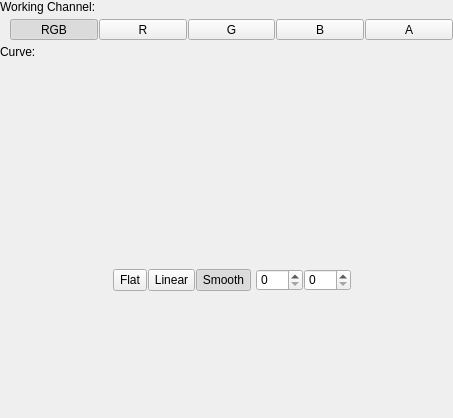
<?xml version="1.0" encoding="UTF-8"?>
<ui version="4.0">
 <class>FilterWidget</class>
 <widget class="QWidget" name="FilterWidget">
  <property name="geometry">
   <rect>
    <x>0</x>
    <y>0</y>
    <width>453</width>
    <height>418</height>
   </rect>
  </property>
  <property name="windowTitle">
   <string>Form</string>
  </property>
  <property name="styleSheet">
   <string notr="true">#mButtonInterpolationModeFlat, #mButtonInterpolationModeLinear, #mButtonInterpolationModeSmooth
{
	padding: 1px;
}</string>
  </property>
  <layout class="QVBoxLayout" name="verticalLayout" stretch="0,0,0,0,1">
   <property name="spacing">
    <number>5</number>
   </property>
   <property name="leftMargin">
    <number>0</number>
   </property>
   <property name="topMargin">
    <number>0</number>
   </property>
   <property name="rightMargin">
    <number>0</number>
   </property>
   <property name="bottomMargin">
    <number>0</number>
   </property>
   <item>
    <widget class="QLabel" name="label">
     <property name="text">
      <string>Working Channel:</string>
     </property>
    </widget>
   </item>
   <item>
    <layout class="QHBoxLayout" name="horizontalLayout">
     <property name="spacing">
      <number>1</number>
     </property>
     <property name="leftMargin">
      <number>10</number>
     </property>
     <item>
      <widget class="QToolButton" name="mButtonWorkingChannelRGB">
       <property name="sizePolicy">
        <sizepolicy hsizetype="Expanding" vsizetype="Fixed">
         <horstretch>0</horstretch>
         <verstretch>0</verstretch>
        </sizepolicy>
       </property>
       <property name="text">
        <string>RGB</string>
       </property>
       <property name="checkable">
        <bool>true</bool>
       </property>
       <property name="checked">
        <bool>true</bool>
       </property>
       <property name="autoExclusive">
        <bool>true</bool>
       </property>
       <property name="class" stdset="0">
        <string>cFlatOptionButton</string>
       </property>
       <attribute name="buttonGroup">
        <string notr="true">buttonGroup</string>
       </attribute>
      </widget>
     </item>
     <item>
      <widget class="QToolButton" name="mButtonWorkingChannelRed">
       <property name="sizePolicy">
        <sizepolicy hsizetype="Expanding" vsizetype="Fixed">
         <horstretch>0</horstretch>
         <verstretch>0</verstretch>
        </sizepolicy>
       </property>
       <property name="text">
        <string>R</string>
       </property>
       <property name="checkable">
        <bool>true</bool>
       </property>
       <property name="autoExclusive">
        <bool>true</bool>
       </property>
       <property name="class" stdset="0">
        <string>cFlatOptionButton</string>
       </property>
       <attribute name="buttonGroup">
        <string notr="true">buttonGroup</string>
       </attribute>
      </widget>
     </item>
     <item>
      <widget class="QToolButton" name="mButtonWorkingChannelGreen">
       <property name="sizePolicy">
        <sizepolicy hsizetype="Expanding" vsizetype="Fixed">
         <horstretch>0</horstretch>
         <verstretch>0</verstretch>
        </sizepolicy>
       </property>
       <property name="text">
        <string>G</string>
       </property>
       <property name="checkable">
        <bool>true</bool>
       </property>
       <property name="autoExclusive">
        <bool>true</bool>
       </property>
       <property name="class" stdset="0">
        <string>cFlatOptionButton</string>
       </property>
       <attribute name="buttonGroup">
        <string notr="true">buttonGroup</string>
       </attribute>
      </widget>
     </item>
     <item>
      <widget class="QToolButton" name="mButtonWorkingChannelBlue">
       <property name="sizePolicy">
        <sizepolicy hsizetype="Expanding" vsizetype="Fixed">
         <horstretch>0</horstretch>
         <verstretch>0</verstretch>
        </sizepolicy>
       </property>
       <property name="text">
        <string>B</string>
       </property>
       <property name="checkable">
        <bool>true</bool>
       </property>
       <property name="autoExclusive">
        <bool>true</bool>
       </property>
       <property name="class" stdset="0">
        <string>cFlatOptionButton</string>
       </property>
       <attribute name="buttonGroup">
        <string notr="true">buttonGroup</string>
       </attribute>
      </widget>
     </item>
     <item>
      <widget class="QToolButton" name="mButtonWorkingChannelAlpha">
       <property name="sizePolicy">
        <sizepolicy hsizetype="Expanding" vsizetype="Fixed">
         <horstretch>0</horstretch>
         <verstretch>0</verstretch>
        </sizepolicy>
       </property>
       <property name="text">
        <string>A</string>
       </property>
       <property name="checkable">
        <bool>true</bool>
       </property>
       <property name="autoExclusive">
        <bool>true</bool>
       </property>
       <property name="class" stdset="0">
        <string>cFlatOptionButton</string>
       </property>
       <attribute name="buttonGroup">
        <string notr="true">buttonGroup</string>
       </attribute>
      </widget>
     </item>
    </layout>
   </item>
   <item>
    <widget class="QLabel" name="label_3">
     <property name="text">
      <string>Curve:</string>
     </property>
    </widget>
   </item>
   <item>
    <layout class="QHBoxLayout" name="horizontalLayout_2">
     <property name="spacing">
      <number>0</number>
     </property>
     <item>
      <spacer name="horizontalSpacer">
       <property name="orientation">
        <enum>Qt::Horizontal</enum>
       </property>
       <property name="sizeHint" stdset="0">
        <size>
         <width>40</width>
         <height>20</height>
        </size>
       </property>
      </spacer>
     </item>
     <item>
      <layout class="QVBoxLayout" name="verticalLayout_2">
       <property name="spacing">
        <number>5</number>
       </property>
       <item>
        <layout class="QHBoxLayout" name="mLayoutCurves">
         <property name="spacing">
          <number>0</number>
         </property>
         <property name="leftMargin">
          <number>10</number>
         </property>
         <item>
          <widget class="anitools::widgets::Curves" name="mWidgetCurves" native="true">
           <property name="minimumSize">
            <size>
             <width>200</width>
             <height>200</height>
            </size>
           </property>
           <property name="maximumSize">
            <size>
             <width>200</width>
             <height>200</height>
            </size>
           </property>
          </widget>
         </item>
        </layout>
       </item>
       <item>
        <layout class="QHBoxLayout" name="horizontalLayout_4" stretch="0,1,0">
         <property name="spacing">
          <number>0</number>
         </property>
         <property name="leftMargin">
          <number>10</number>
         </property>
         <item>
          <layout class="QHBoxLayout" name="horizontalLayout_3">
           <property name="spacing">
            <number>1</number>
           </property>
           <item>
            <widget class="QToolButton" name="mButtonInterpolationModeFlat">
             <property name="sizePolicy">
              <sizepolicy hsizetype="Preferred" vsizetype="Preferred">
               <horstretch>0</horstretch>
               <verstretch>0</verstretch>
              </sizepolicy>
             </property>
             <property name="toolTip">
              <string>Use flat interpolation</string>
             </property>
             <property name="text">
              <string>Flat</string>
             </property>
             <property name="icon">
              <iconset>
               <normaloff>:/anitools/icons/interpolationFlat</normaloff>:/anitools/icons/interpolationFlat</iconset>
             </property>
             <property name="checkable">
              <bool>true</bool>
             </property>
             <property name="autoExclusive">
              <bool>true</bool>
             </property>
             <property name="class" stdset="0">
              <string>cFlatOptionButton</string>
             </property>
             <attribute name="buttonGroup">
              <string notr="true">buttonGroup_2</string>
             </attribute>
            </widget>
           </item>
           <item>
            <widget class="QToolButton" name="mButtonInterpolationModeLinear">
             <property name="sizePolicy">
              <sizepolicy hsizetype="Preferred" vsizetype="Preferred">
               <horstretch>0</horstretch>
               <verstretch>0</verstretch>
              </sizepolicy>
             </property>
             <property name="toolTip">
              <string>Use linear interpolation</string>
             </property>
             <property name="text">
              <string>Linear</string>
             </property>
             <property name="icon">
              <iconset>
               <normaloff>:/anitools/icons/interpolationLinear</normaloff>:/anitools/icons/interpolationLinear</iconset>
             </property>
             <property name="checkable">
              <bool>true</bool>
             </property>
             <property name="autoExclusive">
              <bool>true</bool>
             </property>
             <property name="class" stdset="0">
              <string>cFlatOptionButton</string>
             </property>
             <attribute name="buttonGroup">
              <string notr="true">buttonGroup_2</string>
             </attribute>
            </widget>
           </item>
           <item>
            <widget class="QToolButton" name="mButtonInterpolationModeSmooth">
             <property name="sizePolicy">
              <sizepolicy hsizetype="Preferred" vsizetype="Preferred">
               <horstretch>0</horstretch>
               <verstretch>0</verstretch>
              </sizepolicy>
             </property>
             <property name="toolTip">
              <string>Use smooth interpolation</string>
             </property>
             <property name="text">
              <string>Smooth</string>
             </property>
             <property name="icon">
              <iconset>
               <normaloff>:/anitools/icons/interpolationSmooth</normaloff>:/anitools/icons/interpolationSmooth</iconset>
             </property>
             <property name="checkable">
              <bool>true</bool>
             </property>
             <property name="checked">
              <bool>true</bool>
             </property>
             <property name="autoExclusive">
              <bool>true</bool>
             </property>
             <property name="class" stdset="0">
              <string>cFlatOptionButton</string>
             </property>
             <attribute name="buttonGroup">
              <string notr="true">buttonGroup_2</string>
             </attribute>
            </widget>
           </item>
          </layout>
         </item>
         <item>
          <spacer name="horizontalSpacer_3">
           <property name="orientation">
            <enum>Qt::Horizontal</enum>
           </property>
           <property name="sizeHint" stdset="0">
            <size>
             <width>5</width>
             <height>0</height>
            </size>
           </property>
          </spacer>
         </item>
         <item>
          <widget class="QWidget" name="mWidgetContainerSpins" native="true">
           <layout class="QHBoxLayout" name="horizontalLayout_5">
            <property name="spacing">
             <number>1</number>
            </property>
            <property name="leftMargin">
             <number>0</number>
            </property>
            <property name="topMargin">
             <number>0</number>
            </property>
            <property name="rightMargin">
             <number>0</number>
            </property>
            <property name="bottomMargin">
             <number>0</number>
            </property>
            <item>
             <widget class="QDoubleSpinBox" name="mSpinInputValue">
              <property name="sizePolicy">
               <sizepolicy hsizetype="Preferred" vsizetype="Preferred">
                <horstretch>0</horstretch>
                <verstretch>0</verstretch>
               </sizepolicy>
              </property>
              <property name="toolTip">
               <string>Input value</string>
              </property>
              <property name="decimals">
               <number>0</number>
              </property>
              <property name="maximum">
               <double>255.000000000000000</double>
              </property>
             </widget>
            </item>
            <item>
             <widget class="QDoubleSpinBox" name="mSpinOutputValue">
              <property name="sizePolicy">
               <sizepolicy hsizetype="Preferred" vsizetype="Preferred">
                <horstretch>0</horstretch>
                <verstretch>0</verstretch>
               </sizepolicy>
              </property>
              <property name="toolTip">
               <string>Output value</string>
              </property>
              <property name="decimals">
               <number>0</number>
              </property>
              <property name="maximum">
               <double>255.000000000000000</double>
              </property>
             </widget>
            </item>
           </layout>
          </widget>
         </item>
        </layout>
       </item>
      </layout>
     </item>
     <item>
      <spacer name="horizontalSpacer_2">
       <property name="orientation">
        <enum>Qt::Horizontal</enum>
       </property>
       <property name="sizeHint" stdset="0">
        <size>
         <width>40</width>
         <height>20</height>
        </size>
       </property>
      </spacer>
     </item>
    </layout>
   </item>
   <item>
    <spacer name="verticalSpacer">
     <property name="orientation">
      <enum>Qt::Vertical</enum>
     </property>
     <property name="sizeHint" stdset="0">
      <size>
       <width>0</width>
       <height>0</height>
      </size>
     </property>
    </spacer>
   </item>
  </layout>
 </widget>
 <customwidgets>
  <customwidget>
   <class>anitools::widgets::Curves</class>
   <extends>QWidget</extends>
   <header>curves.h</header>
   <container>1</container>
  </customwidget>
 </customwidgets>
 <resources/>
 <connections/>
 <buttongroups>
  <buttongroup name="buttonGroup_2"/>
  <buttongroup name="buttonGroup"/>
 </buttongroups>
</ui>
